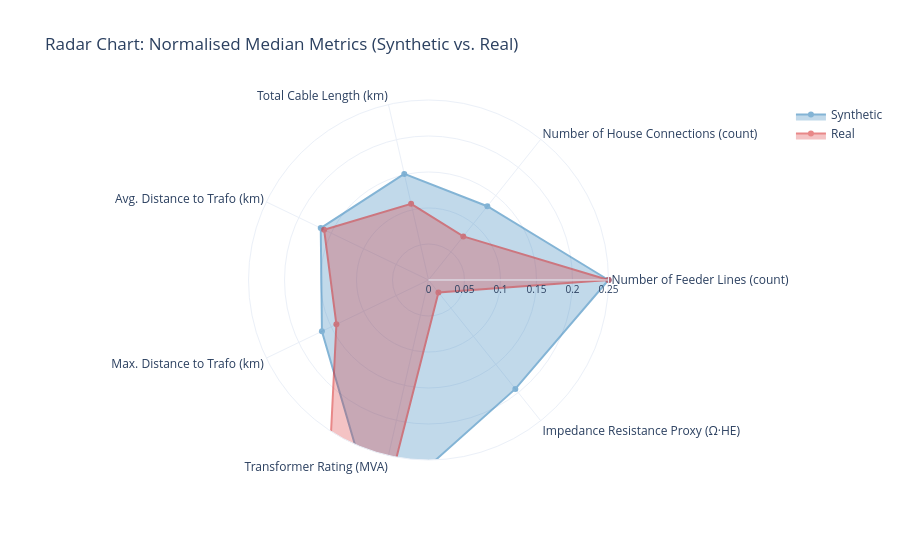

The cell this chart's notebook holds for it:
### Markdown cell above
### 4c. Radar Chart — Multi-metric Overview

A single-glance view across **all five metrics simultaneously**. Each axis shows the **normalised median** (0 = combined minimum, 1 = combined maximum) so metrics with different units are directly comparable. The filled area indicates how a source "fills" the metric space relative to the other.

> A Synthetic trace that consistently extends **beyond** the Real trace indicates systematic over-estimation; consistently **inside** indicates under-estimation.

### Code cell
# Compute normalised median per source across all metrics
radar_rows = {}
for source in df_all['source'].dropna().unique():
    subset = df_all[df_all['source'] == source]
    radar_rows[source] = subset[metrics].median()

df_radar = pd.DataFrame(radar_rows).T  # shape: (n_sources, n_metrics)

# Normalise columns using combined min/max so all axes span [0, 1]
col_min = df_all[metrics].min()
col_max = df_all[metrics].max()
col_range = (col_max - col_min).replace(0, 1)  # avoid division by zero
df_norm = (df_radar - col_min) / col_range

categories = [labels.get(m, m) for m in metrics]
source_colors = {'Synthetic': '#1f77b4', 'Real': '#d62728'}

fig = go.Figure()
for source in df_norm.index:
    values = df_norm.loc[source].tolist()
    values += values[:1]  # close the polygon
    fig.add_trace(go.Scatterpolar(
        r=values,
        theta=categories + [categories[0]],
        fill='toself',
        name=source,
        line_color=source_colors.get(source, 'grey'),
        opacity=0.55,
    ))

fig.update_layout(
    polar=dict(radialaxis=dict(visible=True, range=[0, 0.25], tickfont_size=10)),
    title="Radar Chart: Normalised Median Metrics (Synthetic vs. Real)",
    height=540,
    template='plotly_white',
)
fig.show()

### Figure 1 — Plotly figure (JSON) as saved in the notebook; plotly's stock layout.template omitted (floating-point values rounded to 4 significant figures)
{"data": [{"fill": "toself", "line": {"color": "#1f77b4"}, "name": "Synthetic", "opacity": 0.55, "r": [0.25, 0.131, 0.1512, 0.1661, 0.1643, 0.3333, 0.1935, 0.25], "theta": ["Number of Feeder Lines (count)", "Number of House Connections (count)", "Total Cable Length (km)", "Avg. Distance to Trafo (km)", "Max. Distance to Trafo (km)", "Transformer Rating (MVA)", "Impedance Resistance Proxy (Ω·HE)", "Number of Feeder Lines (count)"], "type": "scatterpolar"}, {"fill": "toself", "line": {"color": "#d62728"}, "name": "Real", "opacity": 0.55, "r": [0.25, 0.07749, 0.1085, 0.1609, 0.142, 0.7167, 0.02216, 0.25], "theta": ["Number of Feeder Lines (count)", "Number of House Connections (count)", "Total Cable Length (km)", "Avg. Distance to Trafo (km)", "Max. Distance to Trafo (km)", "Transformer Rating (MVA)", "Impedance Resistance Proxy (Ω·HE)", "Number of Feeder Lines (count)"], "type": "scatterpolar"}], "layout": {"height": 540, "polar": {"radialaxis": {"range": [0, 0.25], "tickfont": {"size": 10}, "visible": true}}, "title": {"text": "Radar Chart: Normalised Median Metrics (Synthetic vs. Real)"}}}
